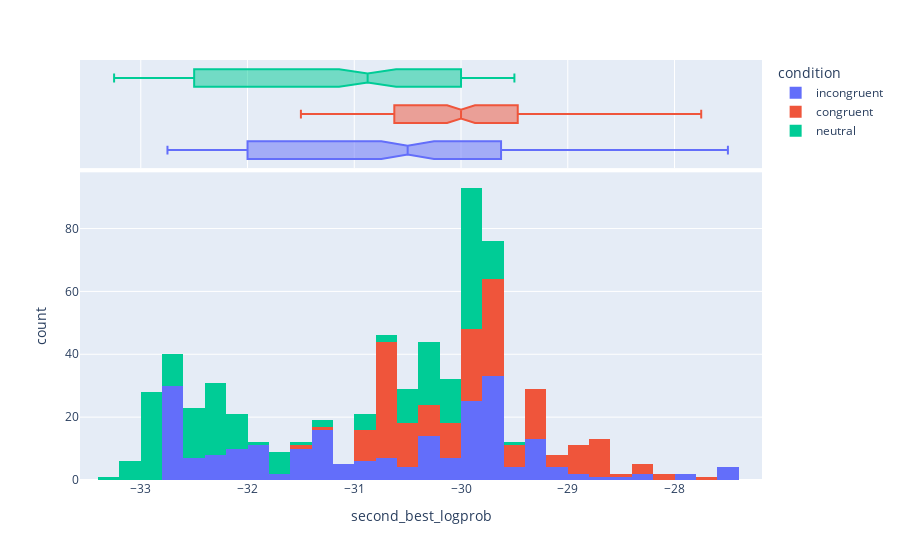

Notebook cell for this chart:
### Code cell
df = pd.read_csv("../results/experiment_20250415_015241.csv")
print(len(df))
df['condition'] = np.where(df['word'].str.lower()==df['color'], 'congruent', 'incongruent')
df.loc[df['word']=='XXXX', 'condition'] = 'neutral'
df.boxplot(by='condition', column='second_best_logprob')
# plot the distribution of second_best_logprob for each condition (e.g. via dist plot)
import plotly.express as px
px.histogram(df, x='second_best_logprob', color='condition',marginal="box",)

### Figure 1 — Plotly figure (JSON) as saved in the notebook; plotly's stock layout.template omitted (floating-point values rounded to 4 significant figures; data arrays with more than 128 entries replaced by an {"elided": "..."} marker saying what was removed)
{"data": [{"bingroup": "x", "hovertemplate": "condition=incongruent<br>second_best_logprob=%{x}<br>count=%{y}<extra></extra>", "legendgroup": "incongruent", "marker": {"color": "#636efa", "pattern": {"shape": ""}}, "name": "incongruent", "orientation": "v", "showlegend": true, "type": "histogram", "x": {"elided": "228 float values"}, "xaxis": "x", "yaxis": "y"}, {"hovertemplate": "condition=incongruent<br>second_best_logprob=%{x}<extra></extra>", "legendgroup": "incongruent", "marker": {"color": "#636efa"}, "name": "incongruent", "notched": true, "showlegend": false, "type": "box", "x": {"elided": "228 float values"}, "xaxis": "x2", "yaxis": "y2"}, {"bingroup": "x", "hovertemplate": "condition=congruent<br>second_best_logprob=%{x}<br>count=%{y}<extra></extra>", "legendgroup": "congruent", "marker": {"color": "#EF553B", "pattern": {"shape": ""}}, "name": "congruent", "orientation": "v", "showlegend": true, "type": "histogram", "x": {"elided": "193 float values"}, "xaxis": "x", "yaxis": "y"}, {"hovertemplate": "condition=congruent<br>second_best_logprob=%{x}<extra></extra>", "legendgroup": "congruent", "marker": {"color": "#EF553B"}, "name": "congruent", "notched": true, "showlegend": false, "type": "box", "x": {"elided": "193 float values"}, "xaxis": "x2", "yaxis": "y2"}, {"bingroup": "x", "hovertemplate": "condition=neutral<br>second_best_logprob=%{x}<br>count=%{y}<extra></extra>", "legendgroup": "neutral", "marker": {"color": "#00cc96", "pattern": {"shape": ""}}, "name": "neutral", "orientation": "v", "showlegend": true, "type": "histogram", "x": {"elided": "221 float values"}, "xaxis": "x", "yaxis": "y"}, {"hovertemplate": "condition=neutral<br>second_best_logprob=%{x}<extra></extra>", "legendgroup": "neutral", "marker": {"color": "#00cc96"}, "name": "neutral", "notched": true, "showlegend": false, "type": "box", "x": {"elided": "221 float values"}, "xaxis": "x2", "yaxis": "y2"}], "layout": {"barmode": "relative", "legend": {"title": {"text": "condition"}, "tracegroupgap": 0}, "margin": {"t": 60}, "xaxis": {"anchor": "y", "domain": [0, 1], "title": {"text": "second_best_logprob"}}, "xaxis2": {"anchor": "y2", "domain": [0, 1], "matches": "x", "showgrid": true, "showticklabels": false}, "yaxis": {"anchor": "x", "domain": [0, 0.7326], "title": {"text": "count"}}, "yaxis2": {"anchor": "x2", "domain": [0.7426, 1], "matches": "y2", "showgrid": false, "showline": false, "showticklabels": false, "ticks": ""}}}
